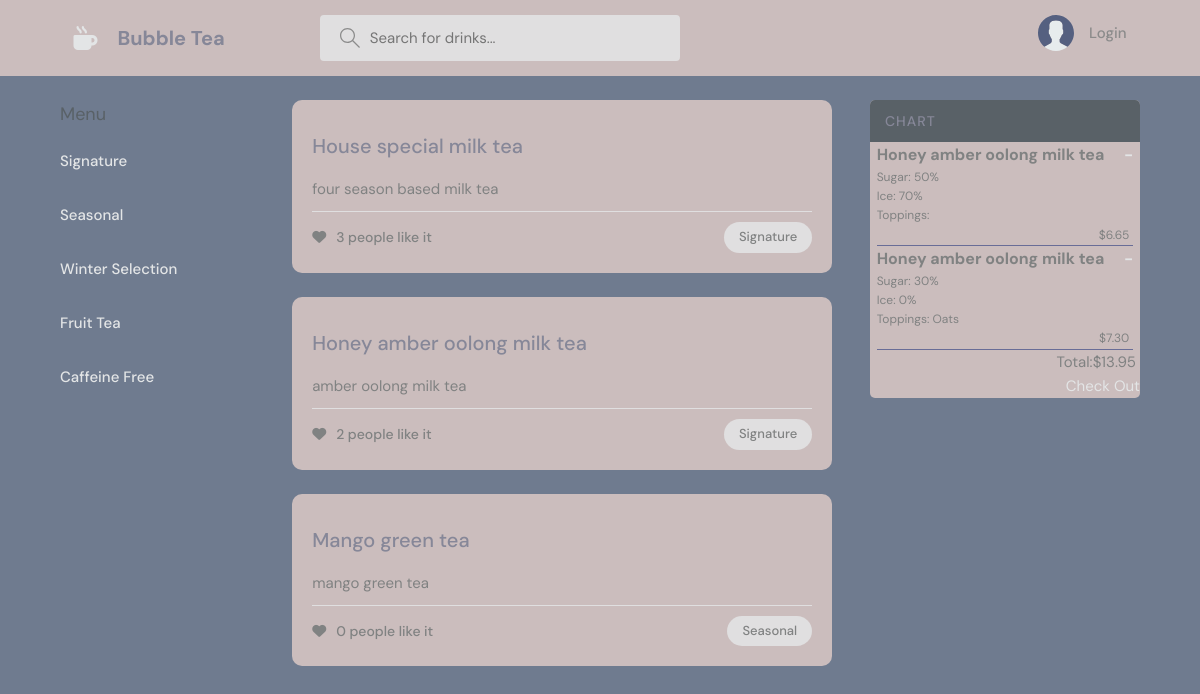
The page / on the database its author committed.
### base/models.py (models this page shows, shortened)
class Section(models.Model):
    name = models.CharField(max_length=300)

class Drink(models.Model):
    name = models.CharField(max_length=200)
    section = models.ForeignKey(Section,on_delete=models.SET_NULL,null = True)
    description = models.TextField(null=True,blank=True)
    price = models.FloatField(blank=False,null=True)
    like = models.IntegerField(null=True,default=0)

class Chart(models.Model):
    user = models.ForeignKey(User,on_delete=models.CASCADE)
    drink = models.ForeignKey(Drink,on_delete=models.SET_NULL,null = True)######todo得加一个drink
    sugar = models.TextField()
    ice = models.TextField()
    toppings = models.ManyToManyField(Topping,related_name='toppings',blank=True)
    updated = models.DateTimeField(auto_now=True)
    created = models.DateTimeField(auto_now_add=True)
    price = models.FloatField(null=True)
    class Meta:
        ordering = ['-updated','-created']

class Topping(models.Model):
    name = models.CharField(max_length=300)
    price = models.FloatField(blank=False,null=True)

### base/views.py (the view)
# urls.py: path('',views.home,name='home'),
def home(request):
    q = request.GET.get('q') if request.GET.get('q') != None else ''
    drink = Drink.objects.filter(
        Q(section__name__icontains = q) |
        Q(name__icontains = q)
        )
    section = Section.objects.all()
    chart = Chart.objects.all()
    total_price = Chart.objects.all().aggregate(Sum('price'))['price__sum']
    if total_price == None:
        total_price=0
    return render(request,'base/home.html',{'section':section,'drink':drink,'chart':chart,'total_price':total_price})

### base/templates/base/home.html (shortened to what this page needs)
{% extends 'main.html' %}
{% block content %}
<main class="layout layout--3">
    <div class="container">
      {% include 'base/menu.html' %}
      <div class="roomList">
        <div style="overflow: scroll; height: 580px;">
        {% include 'base/item_info.html' %}
      </div>
      </div>
      {% include 'base/chart.html' %}
    </div>
  </main>
{% endblock content %}

### base/templates/base/menu.html
<div class="topics">
    <div class="topics__header">
      <a href="{% url 'home' %}" style="color: #596167; font-size: large;" >Menu</a>
    </div>
    <ul class="topics__list">
      {% for s in section %}
      <li>
        <a href="{% url 'home' %}?q={{s.name}}" class="active">{{s.name}}</a>
      </li>
      {% endfor %}
    </ul>
  </div>

### base/templates/base/item_info.html
{% for d in drink %}
<div class="roomListRoom">
    <div>
        <div class="roomListRoom__content">
            <a href="{% url 'topping' d.id %}">{{d.name}}</a>
            <p>{{d.description}}</p>
          </div>
        <div class="roomListRoom__meta">
            <a href="{% url 'like_Drink' d.id %}" class="roomListRoom__joined">
                <i class="fa-solid fa-heart"></i>
              {{d.like}} people like it
            </a>
            <p class="roomListRoom__topic">{{d.section.name}}</p>
          </div>
    </div>
</div>
{% endfor %}

### base/templates/base/chart.html (shortened to what this page needs)
<div class="activities">
    <div class="activities__header">
      <h2>Chart</h2>
    </div>
    <div>
      {% for c in chart %}
        <div class="chart_detail">
          <h3>{{c.drink.name}}</3> <span style="float: right;"><a href="{% url 'delete_Topping' c.id %}">-</a></span>
          <p>Sugar: {{c.sugar}}%</p>
          <p>Ice: {{c.ice}}%</p>
          <p>Toppings:
          {% for t in c.toppings.all %}
          {{t.name}}
          {% endfor %}
          </p>
          <p class ="price_line">${{c.price|floatformat:2}}</p>
          <hr style="height:1.5px;border-width:0;color:#696d97;background-color:#696d97">
        </div>
      {% endfor %}
        <p class ="price_line">Total:${{total_price|floatformat:2}}</p>
        <a href="" style="float: right;">Check Out</a>
    </div>
  </div>

### static/styles/style.css (style rules this page uses)
:root { --color-main: #e3e5e6; --color-main-light: #e1f6fb; --color-dark: #cbbdbd; --color-dark-medium: #e0dfe0; --color-dark-light: #596167; --color-light: #868798; --color-gray: #8b8b8b; --color-light-gray: #808282; --color-bg: #6f7b8f; --color-success: #5dd693; --color-error: #fc4b0b; }
* { font-family: "DM Sans", -apple-system, BlinkMacSystemFont, "Segoe UI", Roboto, Oxygen, Ubuntu, Cantarell, "Open Sans", "Helvetica Neue", sans-serif; margin: 0; padding: 0; box-sizing: border-box; text-rendering: optimizeLegibility; font-size: inherit; }
html { font-size: 56.25%; }
@media only screen and (min-width: 1200px) { html { font-size: 62.5%; } }
body { line-height: 1.6; font-weight: 400; font-size: 1.5rem; color: var(--color-light-gray); background-color: var(--color-bg); min-height: 100vh; }
a { display: inline-block; color: var(--color-main); text-decoration: none; }
.container { max-width: 120rem; width: 90%; margin: auto; }
.layout { margin-top: 2.4rem; }
.layout > .container { display: flex; justify-content: space-between; align-items: flex-start; }
.layout--3 > .container > div:first-child { flex-basis: 18%; max-width: 22.5rem; }
.layout--3 > .container > div:nth-child(2) { flex-basis: 50%; }
.layout--3 > .container > div:last-child { flex-basis: 25%; }
.topics__header { margin-bottom: 2rem; }
.topics__list { list-style: none; }
.topics__list li a { display: flex; justify-content: space-between; margin-bottom: 3rem; font-weight: 500; color: var(--color-light-gray); transition: all 0.3s ease-in-out; }
.topics__list li a.active, .topics__list li a:hover { color: var(--color-main); }
.roomListRoom { margin-bottom: 2.4rem; background-color: var(--color-dark); border-radius: 1rem; padding: 2rem; }
.roomListRoom__content { margin: 1rem 0; }
.roomListRoom__content a { font-size: 2rem; font-weight: 500; margin-bottom: 1.5rem; color: var(--color-light); transition: all 0.3s ease-in-out; }
.roomListRoom__meta { border-top: 1px solid var(--color-dark-medium); padding-top: 1rem; display: flex; align-items: center; justify-content: space-between; }
.roomListRoom__joined { color: var(--color-light-gray); display: flex; align-items: center; gap: 1rem; font-size: 1.4rem; font-weight: 500; }
.roomListRoom__topic { padding: 5px 1.5rem; background-color: var(--color-dark-medium); border-radius: 5rem; font-weight: 500; font-size: 1.3rem; }
.activities { background: var(--color-dark); border-radius: 5px; overflow: hidden; }
.activities__header h2 { background-color: var(--color-dark-light); text-transform: uppercase; font-weight: 500; padding: 1rem 1.5rem; color: var(--color-light); letter-spacing: 1px; font-size: 1.4rem; }

### base/templates/base/chart.html (style rules this page uses)
.chart_detail { padding-left: 5pt; padding-right: 5pt; }
.chart_detail h3 { font-size: 12pt; }
.chart_detail p { font-size: 9pt; font-weight:normal }
.price_line { text-align: right; padding-right: 3pt; }

### rows shown on the page
Section: name "Signature"
Section: name "Seasonal"
Section: name "Winter Selection"
Section: name "Fruit Tea"
Section: name "Caffeine Free"
Drink: name "House special milk tea", description "four season based milk tea", like "3", section.name "Signature"
Drink: name "Honey amber oolong milk tea", description "amber oolong milk tea", like "2", section.name "Signature"
Drink: name "Mango green tea", description "mango green tea", like "0", section.name "Seasonal"
Chart: drink.name "Honey amber oolong milk tea", sugar "50", ice "70", price "6.65"
Chart: drink.name "Honey amber oolong milk tea", sugar "30", ice "0", price "7.30"
Topping: name "Oats"

### other values the page prints
{{ total_price|floatformat:2 }} "13.95"
